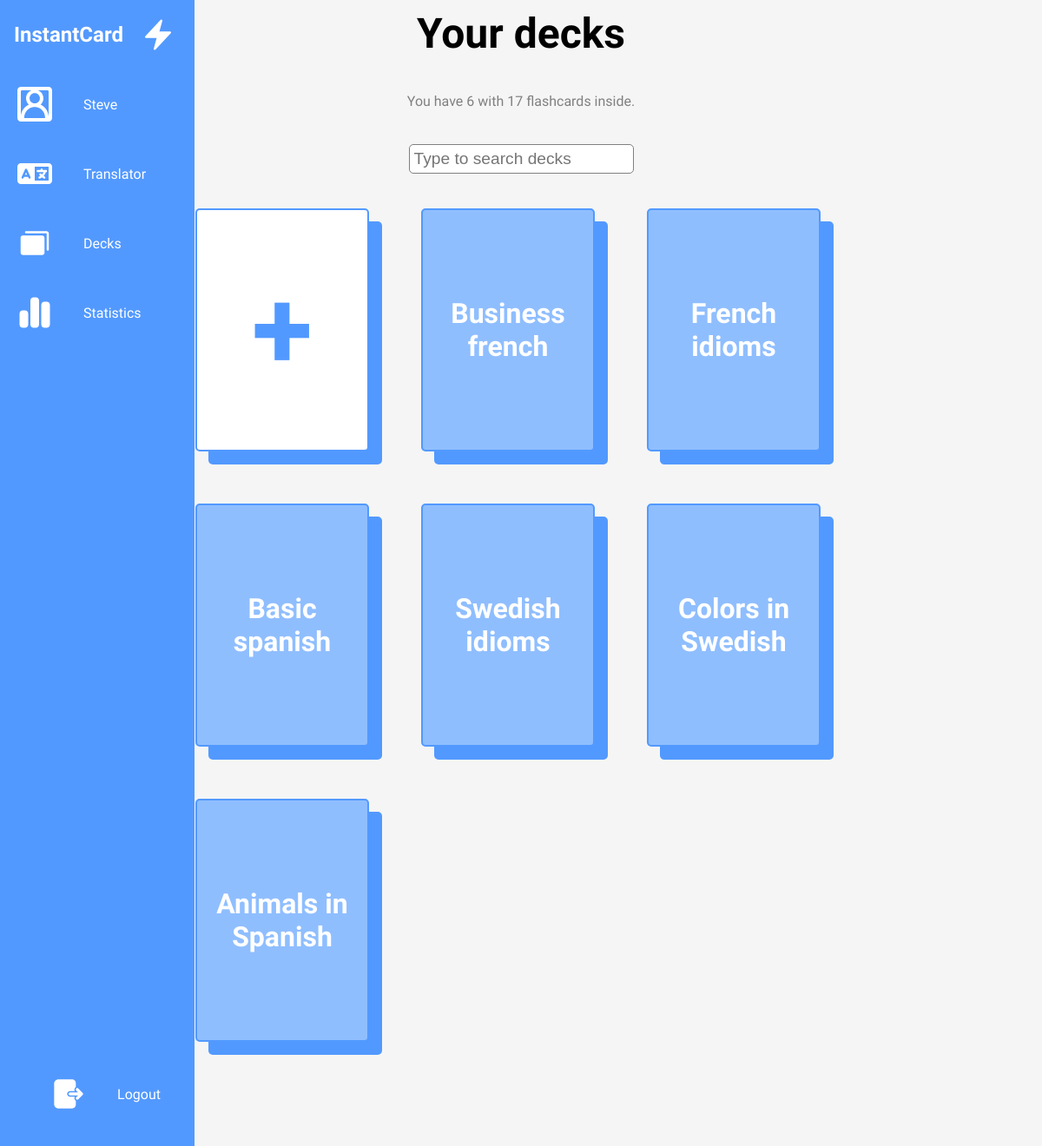
Before: /decks/ (signed in) with the older database file.
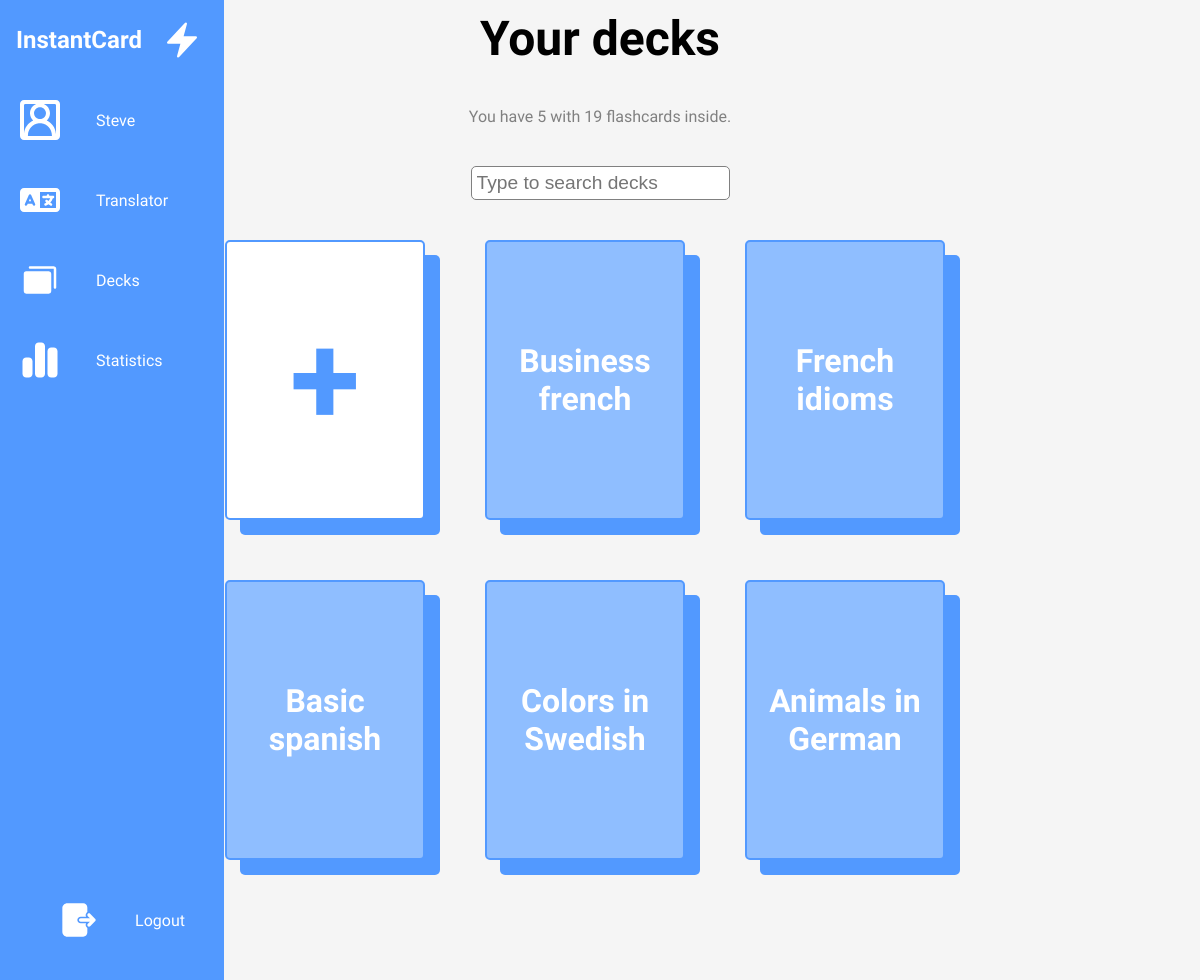
After: the same page with the newer database file.
### mainapp/models.py (models this page shows, shortened)
class Deck(models.Model):
    name = models.CharField(max_length=140)
    user = models.ForeignKey(User,related_name="decks",on_delete=models.CASCADE)
    description = models.CharField(max_length=300, blank=True, null=True)

### mainapp/views.py (the view)
# urls.py: urlpatterns = [path("", views.landing_page, name="landing_page"),path("translator/", views.translator, name="translator"), path("review/", views.review, name="review"), path("users/<str:user_username>
@login_required
def decks(request):
    user = request.user
    if request.method == "POST":
            new_deck_form = NewDeck(request.POST)
            if new_deck_form.is_valid():
                new_deck = new_deck_form.save(commit=False)
                new_deck.created_by = request.user
                new_deck.user = request.user
                new_deck.save()
                new_deck_form= NewDeck()
    else:
        if request.headers.get("x-requested-with") == "XMLHttpRequest":
            search_text = request.GET.get("search_text")
            filtered_decks = Deck.objects.filter(user=user, name__icontains=search_text)
            filtered_decks_names = []
            for deck in filtered_decks:
                filtered_decks_names.append(deck.name)
            return JsonResponse({"filtered_decks":filtered_decks_names})
        else:
            new_deck_form= NewDeck()
    return render(request, "mainapp/decks.html", {"user":user, "new_deck_form":new_deck_form,})

### mainapp/forms.py
class NewDeck(forms.ModelForm):
    def __init__(self, *args, **kwargs):
        super().__init__(*args, **kwargs)
        self.fields["description"].widget = forms.Textarea(attrs={'cols':70,'rows':8})
    class Meta:
        model = Deck
        fields = ["name", "description"]

### mainapp/templates/mainapp/decks.html (shortened to what this page needs)
{% extends "mainapp/user_profile.html" %}
{% load static %}
{% load widget_tweaks %}
{% block content %}
<main class="decks-main center">
    <h1>Your decks</h1>
    <p class="subtext">You have {{user.decks.all.count}} with {{user.flashcards.all.count}} flashcards inside.</p>
    <form id="deck-searchbar">
        <input type="text" id="decks-searchbar" placeholder="Type to search decks">
    </form>
    <div class="big-decks-container">
        <button id="add-deck-button" class="dark-deck center">+</button>
        {% for deck in user.decks.all %}
        {% if deck.name %}
        <a href="{% url 'mainapp:deck_details'%}?deck_name={{deck.name}}" class="dark-deck center">{{deck.name}}</a>
        {% endif %}
        {% endfor %}
    </div>
</main>
{% endblock content %}

### mainapp/templates/mainapp/user_profile.html (shortened to what this page needs)
{% load static %}
<!DOCTYPE html>
<html lang="en">
<head>
    <link rel="stylesheet" href="{% static 'styles.css' %}">
</head>
<body>
    <nav class="navbar">
        <ul>
            <li class="logo">
                <a href="#" class="nav-link1">
                    <h2 class="link-text logo-text">InstantCard</h2>
                    <svg xmlns="http://www.w3.org/2000/svg" width="42px"
                    height="42px" fill="currentColor" viewBox="0 0 24 24" stroke-width="1.5" stroke="currentColor" class="w-6 h-6">
      <path stroke-linecap="round" stroke-linejoin="round" d="m3.75 13.5 10.5-11.25L12 10.5h8.25L9.75 21.75 12 13.5H3.75Z" />
    </svg>
                </a>
            </li>
            <li class="nav-item">
                <a href="{% url 'mainapp:user_profile' user.username %}" class="nav-link">
                    <span class="link-text">{{user.username}}</span>
                </a>
            </li>
            <li class="nav-item">
                <a href="{% url 'mainapp:translator' %}" class="nav-link">
                    <span class="link-text">Translator</span>
                </a>
            </li>
            <li class="nav-item">
                <a href="{% url 'mainapp:decks' %}" class="nav-link">
                    <span class="link-text">Decks</span>
                </a>
            </li>
            <li class="nav-item">
                <a href="{% url 'mainapp:hello_visitor' %}" class="nav-link">
                    <span class="link-text">Statistics</span>
                </a>
            </li>
            <li class="nav-item center" id="themeButton">
                <a href="{% url 'users:logout' %}" class="nav-link1">
                    <span class="link-text">Logout</span>
                </a>
            </li>
        </ul>
    </nav>
    {% block content %}{% endblock content %}
</body>
</html>

Changed rows visible on the page:
removed Deck: name "Swedish idioms"
removed Deck: name "Animals in Spanish"
added Deck: name "Animals in German"
Other visible differences:
{{ user.decks.all.count }}: "6" → "5"
{{ user.flashcards.all.count }}: "17" → "19"
